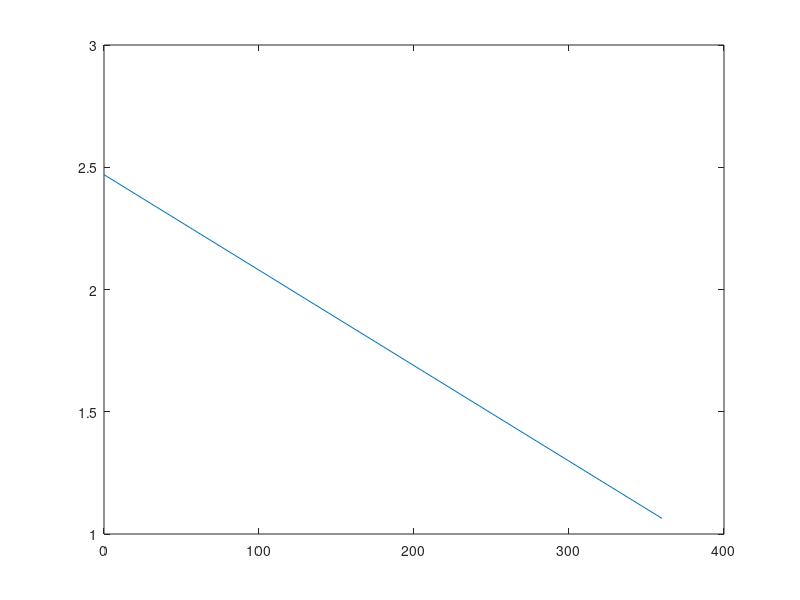

This chart was generated by the following MATLAB code:
clear all

% Problem 1

% a= [2.59 12 69 32];
% b= [2.74 9.3 2 79]';
% c= [12:-0.5:-12]';
% A= ones(10)+9;
% v=[5 4 3 2 1 2 3 4 5];
% v= zeros(5, 4, 3, 2, 1, 2, 3, 4, 5)
% x= size(v)
% B=diag(x)
% D=randi([-100,100],3,3);

%Problem 2
theta= [0;360];
a=1;
b=1.5;
c=0.3;
s=a*cos(theta)+sqrt(b.^2-(a*sin(theta)-c).^2)
plot (theta,s)
